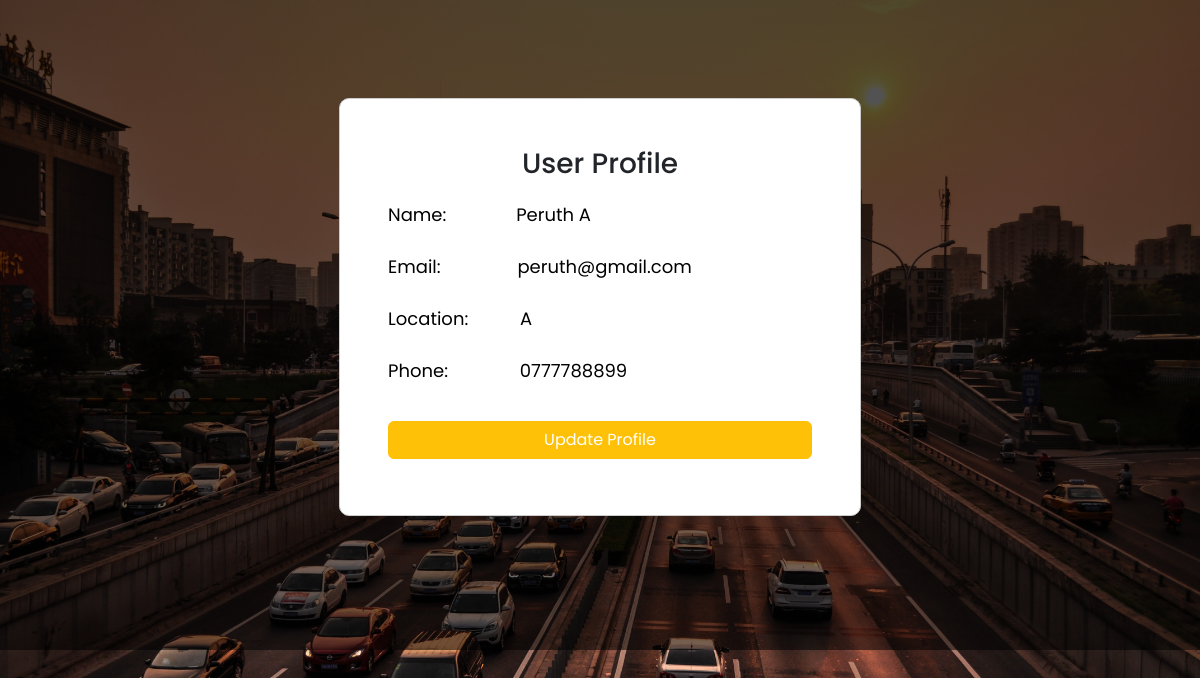
The page /dashboard/profile.php (signed in) on the database its author committed.
### tables this page shows
CREATE TABLE `users` (
  `userid` int(11) NOT NULL,
  `fullname` varchar(200) NOT NULL,
  `phone` varchar(200) NOT NULL,
  `email` varchar(200) NOT NULL,
  `location` varchar(200) NOT NULL,
  `password` varchar(200) NOT NULL,
  `token` varchar(200) NOT NULL,
  `role` varchar(100) NOT NULL,
  `date_registered` varchar(100) NOT NULL
);

### dashboard/profile.php (the view, shortened to what this page needs)
<?php
include '../root/config.php';
$email   = $_SESSION['email'];
$stmt = $dbh->prepare("SELECT * FROM users WHERE email= :email");
$stmt->bindParam(':email', $email);
$stmt->execute();
$user = $stmt->fetch(PDO::FETCH_ASSOC);
?>
<!DOCTYPE html>
<html lang="en">
<head>
    <link href="https://cdn.jsdelivr.net/npm/bootstrap@5.2.3/dist/css/bootstrap.min.css" rel="stylesheet"
>
    <link rel="stylesheet" href="../src/style.css">
</head>
<body>
    <div class="overlay">
        <div class="container">
            <div class="row m-5 no-gutters">
                <div class="col-md-6 bg-white p-5" style="border-radius: 10px; border: 1px solid #ccc; display:block; margin:0 auto;">
                    <h3 class="pb-3">User Profile</h3>
                    <div class="form-style form">
                        <form method="post" action="">
                            <div class="form-group pb-3">
                                <p>Name: <span id="s1"><?php echo $user['fullname']; ?></span></p>
                            </div>
                            <div class="form-group pb-3">
                                <p>Email: <span id="s2"><?php echo $user['email']; ?></span></p>
                            </div>
                            <div class="form-group pb-3">
                                <p>Location: <span id="s3"><?php echo $user['location']; ?></span></p>
                            </div>
                            <div class="form-group pb-3">
                                <p>Phone: <span id="s4"><?php echo $user['phone']; ?></span></p>
                            </div>
                            <div class="pb-2">
                                <a class="btn btn-warning w-100 font-weight-bold mt-2" href="update_profile.php" style="text-decoration:none; color:white;">Update Profile</a>
                            </div>
                        </form>
                    </div>
                </div>
            </div>
        </div>
    </div>
</body>
</html>

### src/style.css (style rules this page uses)
* { margin: 0; padding: 0; box-sizing: border-box; }
.overlay { width: 100%; height: 650px; background: linear-gradient(0deg, rgba(0, 0, 0, 0.54), rgba(0, 0, 0, 0.69)), url(/images/pexels-pixabay-210182.jpg); background-repeat: no-repeat; background-size: cover; }
.container { padding: 50px 0 0; border-radius: 10px; }
:root { --primary-font-family: "Poppins", sans-serif; --light-white: #f5f8fa; --gray: #5e6278; --gray-1: #e3e3e3; }
body { font-family: var(--primary-font-family); font-size: 14px; }

### dashboard/profile.php (style rules this page uses)
body { background-image: url('../images/pexels-pixabay-210182.jpg'); background-size: cover; background-repeat: no-repeat; }
h3 { text-align:center; }
.form p { font-weight:normal; color: black; font-size:18px; line-height: 20px; }
.form #s1 { margin-left:65px; }
.form #s2 { margin-left:72px; }
.form #s3 { margin-left:47px; }
.form #s4 { margin-left:67px; }

### rows shown on the page
users: fullname "Peruth A", email "peruth@gmail.com", location "A", phone "0777788899"
